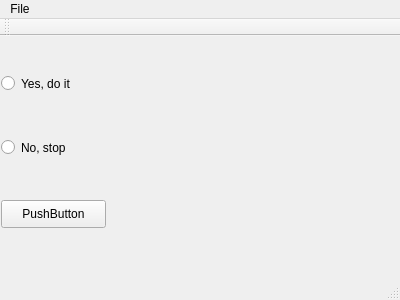
<?xml version="1.0" encoding="UTF-8"?>
<ui version="4.0">
 <class>MainWindow</class>
 <widget class="QMainWindow" name="MainWindow">
  <property name="geometry">
   <rect>
    <x>0</x>
    <y>0</y>
    <width>400</width>
    <height>300</height>
   </rect>
  </property>
  <property name="windowTitle">
   <string>MainWindow</string>
  </property>
  <widget class="QWidget" name="centralWidget">
   <widget class="QRadioButton" name="radioButton_2">
    <property name="geometry">
     <rect>
      <x>1</x>
      <y>36</y>
      <width>123</width>
      <height>23</height>
     </rect>
    </property>
    <property name="text">
     <string>Yes, do it</string>
    </property>
    <attribute name="buttonGroup">
     <string notr="true">buttonGroup</string>
    </attribute>
   </widget>
   <widget class="QPushButton" name="pushButton">
    <property name="geometry">
     <rect>
      <x>1</x>
      <y>164</y>
      <width>105</width>
      <height>28</height>
     </rect>
    </property>
    <property name="text">
     <string>PushButton</string>
    </property>
   </widget>
   <widget class="QRadioButton" name="radioButton">
    <property name="geometry">
     <rect>
      <x>1</x>
      <y>100</y>
      <width>123</width>
      <height>23</height>
     </rect>
    </property>
    <property name="text">
     <string>No, stop</string>
    </property>
    <attribute name="buttonGroup">
     <string notr="true">buttonGroup</string>
    </attribute>
   </widget>
  </widget>
  <widget class="QMenuBar" name="menuBar">
   <property name="geometry">
    <rect>
     <x>0</x>
     <y>0</y>
     <width>400</width>
     <height>26</height>
    </rect>
   </property>
   <widget class="QMenu" name="menuFile">
    <property name="title">
     <string>File</string>
    </property>
   </widget>
   <addaction name="menuFile"/>
  </widget>
  <widget class="QToolBar" name="mainToolBar">
   <attribute name="toolBarArea">
    <enum>TopToolBarArea</enum>
   </attribute>
   <attribute name="toolBarBreak">
    <bool>false</bool>
   </attribute>
  </widget>
  <widget class="QStatusBar" name="statusBar"/>
 </widget>
 <layoutdefault spacing="6" margin="11"/>
 <resources/>
 <connections/>
 <buttongroups>
  <buttongroup name="buttonGroup"/>
 </buttongroups>
</ui>
